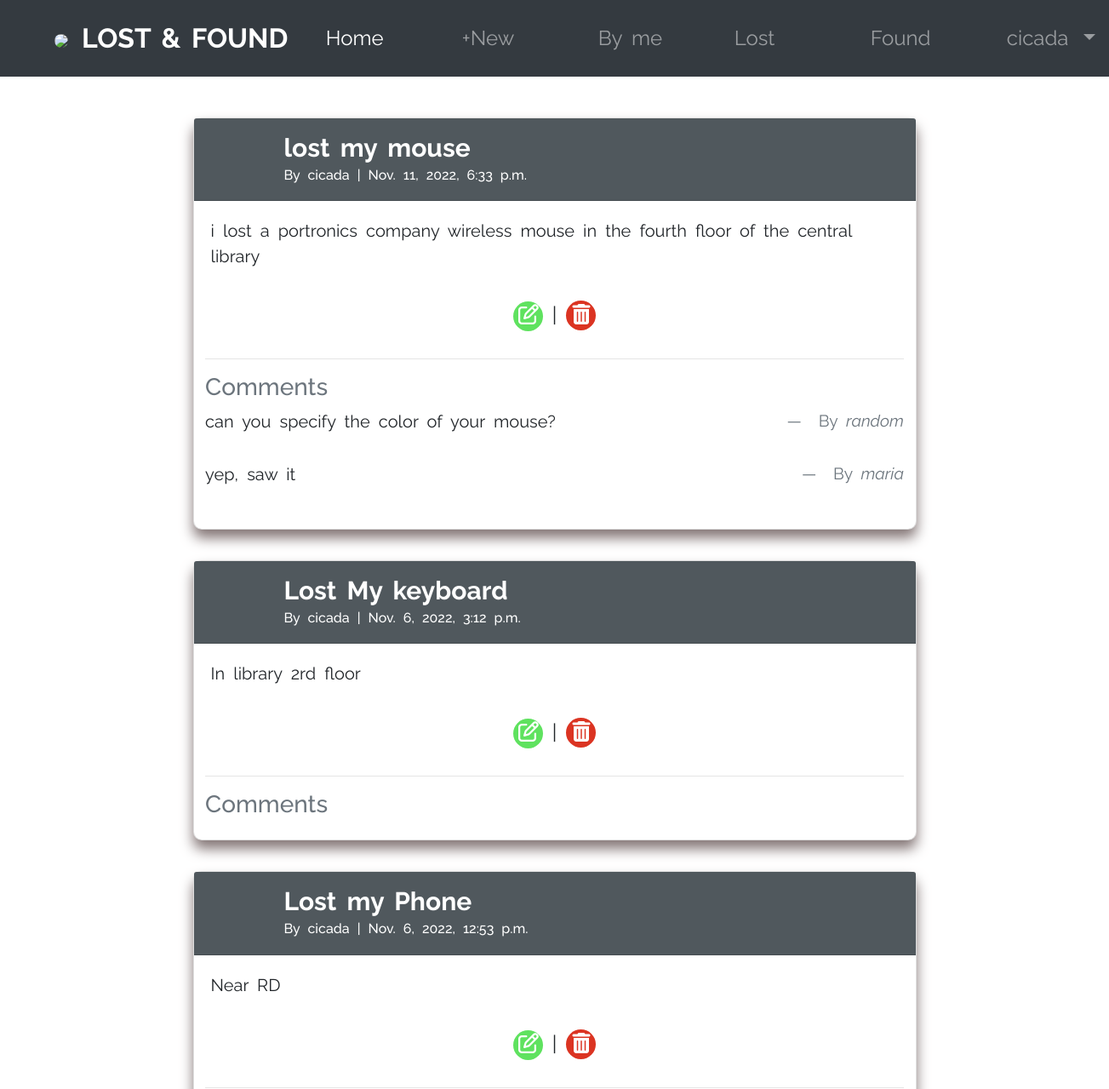
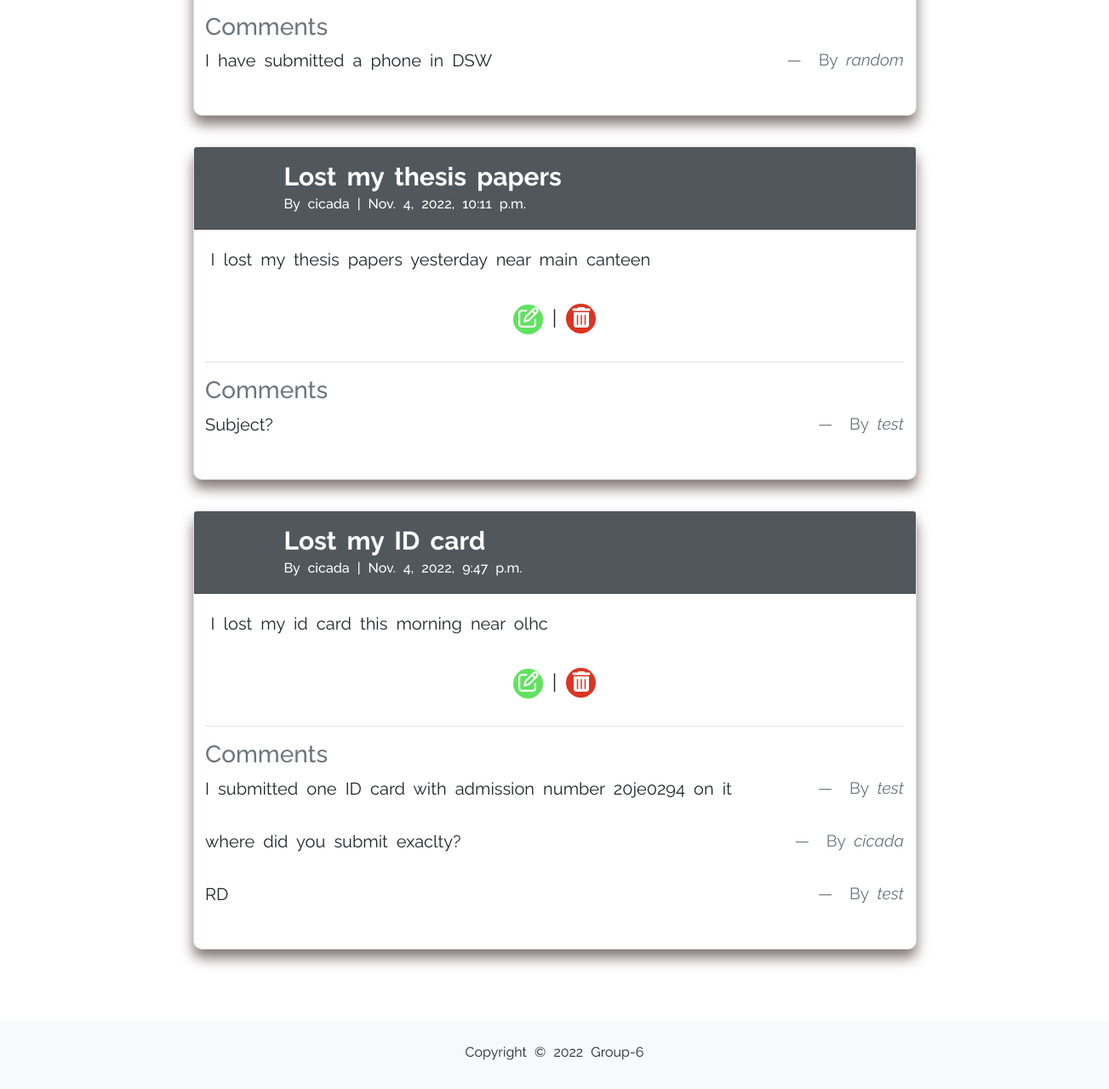
Screenshot of /allposts/ (signed in) with the database file from the repository (2 pictures, top to bottom).
### accounts/models.py (models this page shows)
class CustomUser(AbstractUser):
    age = models.PositiveIntegerField(null=True,blank=True)

### articles/models.py (models this page shows, shortened)
class Article(models.Model):
    title= models.CharField(max_length=255)
    body= models.TextField()
    date = models.DateTimeField(auto_now_add=True)
    found = models.BooleanField(default=False)
    author=models.ForeignKey(
        settings.AUTH_USER_MODEL,
        on_delete=models.CASCADE,
    )

class Comment(models.Model):
    article = models.ForeignKey(Article,on_delete=models.CASCADE)
    comment = models.CharField(max_length=200)
    author = models.ForeignKey(
        settings.AUTH_USER_MODEL,
        on_delete=models.CASCADE,
    )
    def __str__(self):
        return self.comment

### pages/views.py (the view)
# urls.py: path("allposts/",AllPosts.as_view(), name="allposts"),
class AllPosts(ListView):
    model= Article
    template_name="all_post_by_user.html"
    context_object_name="posts"
    ordering= ["-date"]
    def get_context_data(self, **kwargs):
        context = super().get_context_data(**kwargs)
        self.logged_in_user=self.request.user
        self.logged_in_user_posts= Article.objects.order_by("-date").filter(author=self.logged_in_user)
        context['posts'] = self.logged_in_user_posts
        return context

### articles/templates/all_post_by_user.html (shortened to what this page needs)
{% extends "base.html" %}
{% block content %}
<div style="min-height: 70vh;">
    {% if posts|length %}
        {% for article in posts %}
            <div class="card" style="width: 850px; ">
                <div class="card-header comment-sec" style="background-color: #50585d;">
                    <div class="d-inline-block ml-3">
                        <span class="font-weight-bold card-header-main my-0">
                            <a href="{% url 'article_detail' article.pk %}">{{ article.title }}</a>
                        </span>
                        <br />
                        <span class="text-muted "><h6 class="mt-0 mp-0">
                        By  {{ article.author }} | {{ article.date }}
                        </h6>
                        </span>
                    </div>
                </div>
                <div class="card-body">
                    <p class="font-s"> {{ article.body }}</p>
                </div>
                <div class="text-center">
                    <p class="upward">
                        <a href="{% url 'article_edit' article.pk %}" ><i class="fa fa-edit" style="background-color: rgb(95, 226, 95); color: white; width: 35px; height: 35px; border-radius: 50%;padding: 3px 0 0 2px;"></i></a>
                        |
                        <a href="{% url 'article_delete' article.pk %}"><i class="fa fa-trash" style="background-color: rgb(219, 52, 34); color: white; width: 35px; height: 35px; border-radius: 50%;padding: 4px 2px 0 2px;"></i></a>
                    </p>
                </div>
                <div class="comment-continer">
                    <hr>
                    <h3 class="text-muted">Comments</h3>
                    {% for comment in article.comment_set.all %}
                        <div class="text-center comments">
                            <blockquote class="blockquote">
                            <p> {{ comment }}</p>
                            </blockquote>
                            <figcaption class="blockquote-footer">
                            By <cite title="Source Title">{{ comment.author }}</cite>
                            </figcaption>
                        </div>
                    {% endfor %}
                </div>
            </div>
            <br>
        {% endfor %}
    {% else %}
          <div class="container ml-5 bg-secondary text-white text-center p-5"  style="background-color: grey;">
            You have no posts yet.
          </div>
    {% endif %}
</div>
{% endblock content %}

### accounts/templates/base.html (shortened to what this page needs)
<!DOCTYPE html>
<html lang="en">
<head>
    <link rel="stylesheet" href="https://cdn.jsdelivr.net/npm/bootstrap@4.3.1/dist/css/bootstrap.min.css">
    <link rel="stylesheet" href="https://cdnjs.cloudflare.com/ajax/libs/font-awesome/6.2.0/css/all.min.css">
    <link rel="stylesheet" href="path/to/font-awesome/css/font-awesome.min.css">
    <link rel="stylesheet" href="https://cdn.jsdelivr.net/npm/bootstrap-icons@1.9.1/font/bootstrap-icons.css">
</head>
<body>
    <nav class="px-5 navbar navbar-expand-lg navbar-dark bg-dark p-3 nav--bar">
        <a class="navbar-brand" href="{% url 'home' %}"><img src="https://img.freepik.com/premium-vector/magnifying-glass-icon-design_161751-884.jpg?w=2000" class="mx-3 mt-0" height="50px" style="border-radius:50%; object-fit:fill;">LOST & FOUND</a>
        <div>
          <div class="collapse navbar-collapse" id="navbarNavDropdown">
            <ul class="navbar-nav">
              {% if user.is_authenticated %}
              <li class="nav-item active col-3">
                <a class="nav-link" href="{% url 'home' %}">Home</a>
              </li>
              <li class="nav-item col-3">
                <a class="nav-link" href="{% url 'article_new' %}">+New</a>
              </li>
              <li class="nav-item col-3">
                <a class="nav-link" href="{% url 'allposts' %}">By me</a>
              </li>
              <li class="nav-item col-3">
                <a class="nav-link" href="{% url 'lost' %}">Lost</a>
              </li>
              <li class="nav-item col-3">
                <a class="nav-link" href="{% url 'found' %}">Found</a>
              </li>
              <li class="nav-item dropdown col-3">
                <a class="nav-link dropdown-toggle" href="#" id="navbarDropdownMenuLink" data-toggle="dropdown" aria-haspopup="true" aria-expanded="false">
                  {{ user.username }}
                </a>
              </li>
              {% endif %}
          </ul>
        </div>
        </div>
      </nav>
    <div class=" p-5  main-content">
        <div class="d-flex justify-content-center">
            <main>
              {% block content %}
              {% endblock content %}
          </main>
        </div>
    </div>
    <footer class="footer">
      Copyright © 2022 Group-6
    </footer>
</body>
</html>

### accounts/templates/base.html (style rules this page uses)
body { overflow-x: hidden; word-spacing: 5px; font-family: 'Raleway', sans-serif; }
.navbar,.main-content { font-size: 24px; }
.navbar-brand { font-weight: bold; font-size: 32px; }
.navbar-nav > li { margin-right: -28px; padding-right: 75px; }
.nav--bar { display: flex; justify-content: space-between; position:sticky; top:0; z-index: 1; }
.col-3 { flex: 0 0 25%; max-width: 21%; }
.footer { text-align: center; background-color:rgb(248,249,250) ; height: 5rem; padding: 25px 0; }

### articles/templates/all_post_by_user.html (style rules this page uses)
.card-header-main { font-size: 30px; }
.comment-sec { width: 100%; display: flex; justify-content: flex-start; align-items: center; }
.font-s { font-size: smaller; }
.card { border-radius: 10px; box-shadow: 0px 10px 15px rgb(132, 118, 118); transition: all ease 0.4s; }
.comment-continer { padding: 0 1.6% 2%; }
.card-header a,h6 { color: white; }
.comments { display: flex; justify-content: space-between; padding: 0; }

### rows the page displays
CustomUser: username "cicada"
Article: title "lost my mouse", author "cicada", date "Nov. 11, 2022, 6:33 p.m.", body "i lost a portronics company wireless mouse in the fourth floor of the central library"
Comment: comment "can you specify the color of your mouse?", author "random"
Comment: comment "yep, saw it", author "maria"
Article: title "Lost My keyboard", author "cicada", date "Nov. 6, 2022, 3:12 p.m.", body "In library 2rd floor"
Article: title "Lost my Phone", author "cicada", date "Nov. 6, 2022, 12:53 p.m.", body "Near RD"
Comment: comment "I have submitted a phone in DSW", author "random"
Article: title "Lost my thesis papers", author "cicada", date "Nov. 4, 2022, 10:11 p.m.", body "I lost my thesis papers yesterday near main canteen"
Comment: comment "Subject?", author "test"
Article: title "Lost my ID card", author "cicada", date "Nov. 4, 2022, 9:47 p.m.", body "I lost my id card this morning near olhc"
Comment: comment "I submitted one ID card with admission number 20je0294 on it", author "test"
Comment: comment "where did you submit exaclty?", author "cicada"
Comment: comment "RD", author "test"
